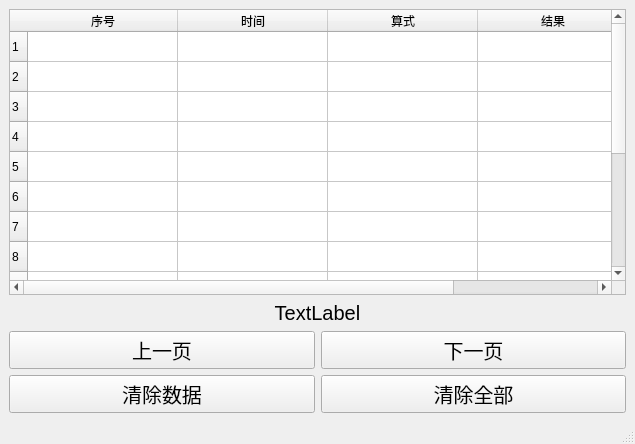
<?xml version="1.0" encoding="UTF-8"?>
<ui version="4.0">
 <class>Histroy</class>
 <widget class="QMainWindow" name="Histroy">
  <property name="geometry">
   <rect>
    <x>0</x>
    <y>0</y>
    <width>635</width>
    <height>444</height>
   </rect>
  </property>
  <property name="windowTitle">
   <string>MainWindow</string>
  </property>
  <widget class="QWidget" name="centralwidget">
   <layout class="QVBoxLayout" name="verticalLayout">
    <item>
     <layout class="QGridLayout" name="gridLayout">
      <item row="2" column="0">
       <widget class="QPushButton" name="pageUp">
        <property name="font">
         <font>
          <pointsize>15</pointsize>
         </font>
        </property>
        <property name="text">
         <string>上一页</string>
        </property>
       </widget>
      </item>
      <item row="2" column="1">
       <widget class="QPushButton" name="pageDown">
        <property name="font">
         <font>
          <pointsize>15</pointsize>
         </font>
        </property>
        <property name="text">
         <string>下一页</string>
        </property>
       </widget>
      </item>
      <item row="3" column="0">
       <widget class="QPushButton" name="clearOne">
        <property name="font">
         <font>
          <pointsize>15</pointsize>
         </font>
        </property>
        <property name="text">
         <string>清除数据</string>
        </property>
       </widget>
      </item>
      <item row="3" column="1">
       <widget class="QPushButton" name="clearAll">
        <property name="font">
         <font>
          <pointsize>15</pointsize>
         </font>
        </property>
        <property name="text">
         <string>清除全部</string>
        </property>
       </widget>
      </item>
      <item row="1" column="0" colspan="2">
       <widget class="QLabel" name="status">
        <property name="font">
         <font>
          <pointsize>15</pointsize>
         </font>
        </property>
        <property name="contextMenuPolicy">
         <enum>Qt::NoContextMenu</enum>
        </property>
        <property name="text">
         <string>TextLabel</string>
        </property>
        <property name="alignment">
         <set>Qt::AlignCenter</set>
        </property>
       </widget>
      </item>
      <item row="0" column="0" colspan="2">
       <widget class="QTableWidget" name="tableWidget">
        <property name="sizeAdjustPolicy">
         <enum>QAbstractScrollArea::AdjustIgnored</enum>
        </property>
        <property name="tabKeyNavigation">
         <bool>true</bool>
        </property>
        <property name="showDropIndicator" stdset="0">
         <bool>true</bool>
        </property>
        <property name="dragEnabled">
         <bool>false</bool>
        </property>
        <property name="showGrid">
         <bool>true</bool>
        </property>
        <property name="wordWrap">
         <bool>true</bool>
        </property>
        <property name="cornerButtonEnabled">
         <bool>true</bool>
        </property>
        <property name="rowCount">
         <number>15</number>
        </property>
        <attribute name="horizontalHeaderVisible">
         <bool>true</bool>
        </attribute>
        <attribute name="horizontalHeaderCascadingSectionResizes">
         <bool>true</bool>
        </attribute>
        <attribute name="horizontalHeaderDefaultSectionSize">
         <number>150</number>
        </attribute>
        <attribute name="horizontalHeaderMinimumSectionSize">
         <number>150</number>
        </attribute>
        <attribute name="horizontalHeaderShowSortIndicator" stdset="0">
         <bool>false</bool>
        </attribute>
        <attribute name="horizontalHeaderStretchLastSection">
         <bool>true</bool>
        </attribute>
        <attribute name="verticalHeaderVisible">
         <bool>true</bool>
        </attribute>
        <attribute name="verticalHeaderCascadingSectionResizes">
         <bool>true</bool>
        </attribute>
        <attribute name="verticalHeaderMinimumSectionSize">
         <number>30</number>
        </attribute>
        <row>
         <property name="text">
          <string>1</string>
         </property>
        </row>
        <row>
         <property name="text">
          <string>2</string>
         </property>
        </row>
        <row/>
        <row/>
        <row/>
        <row/>
        <row/>
        <row/>
        <row/>
        <row/>
        <row/>
        <row/>
        <row/>
        <row/>
        <row/>
        <column>
         <property name="text">
          <string>序号</string>
         </property>
        </column>
        <column>
         <property name="text">
          <string>时间</string>
         </property>
        </column>
        <column>
         <property name="text">
          <string>算式</string>
         </property>
        </column>
        <column>
         <property name="text">
          <string>结果</string>
         </property>
        </column>
       </widget>
      </item>
     </layout>
    </item>
   </layout>
  </widget>
  <widget class="QMenuBar" name="menubar">
   <property name="geometry">
    <rect>
     <x>0</x>
     <y>0</y>
     <width>635</width>
     <height>17</height>
    </rect>
   </property>
  </widget>
  <widget class="QStatusBar" name="statusbar"/>
 </widget>
 <resources/>
 <connections/>
</ui>
